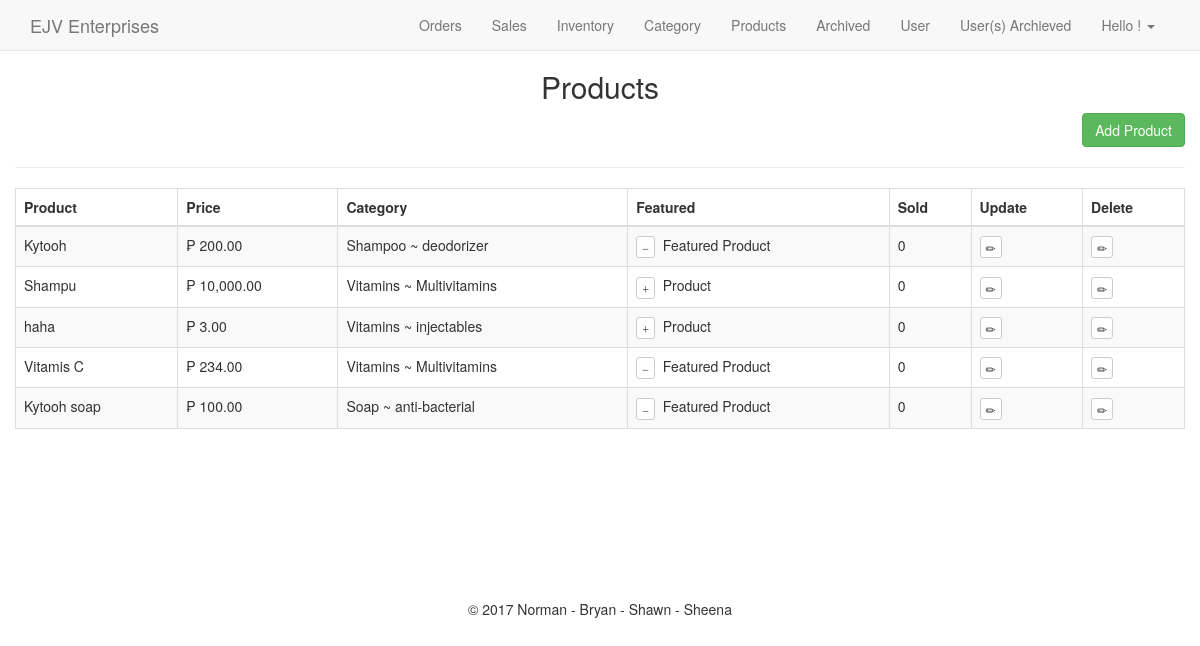
/admin/products.php, run on the app's committed database.
### tables this page shows
CREATE TABLE IF NOT EXISTS `products` (
  `id` int(100) NOT NULL AUTO_INCREMENT,
  `title` varchar(500) NOT NULL,
  `price` decimal(10,0) NOT NULL,
  `list_price` decimal(10,2) NOT NULL,
  `categories` varchar(500) NOT NULL,
  `image` varchar(500) NOT NULL,
  `description` text NOT NULL,
  `qty` varchar(250) NOT NULL,
  `featured` tinyint(4) NOT NULL DEFAULT '0',
  `deleted` int(11) NOT NULL DEFAULT '0',
  PRIMARY KEY (`id`)
);

### helpers/helpers.php (called while the page is built, shortened)
<?php
function money($number){
 return '&#8369; '.number_format($number,2);
}
?>

### admin/products.php (the view, shortened to what this page needs)
<?php
require_once $_SERVER['DOCUMENT_ROOT'].'/ejventerprises/core/init.php';
include 'includes/head.php';
include 'includes/navigation.php';
$dbpath = '';
if(isset($_GET['add']) || isset($_GET['edit'])){
$parentQuery = $db->query("SELECT * FROM categories WHERE parent = 0 ORDER BY category");
$title = ((isset($_POST['title']) && $_POST['title'] != '')?sanitize($_POST['title']):'');
$parent = ((isset($_POST['parent']) && !empty($_POST['parent']))?sanitize($_POST['parent']):'');
$category = ((isset($_POST['child']) && !empty($_POST['child']))?sanitize($_POST['child']):'');
$price = ((isset($_POST['price']) && $_POST['price'] != '')?sanitize($_POST['price']):'');
$list_price = ((isset($_POST['list_price']) && $_POST['list_price'] != '')?sanitize($_POST['list_price']):'');
$description = ((isset($_POST['description']) && $_POST['description'] != '')?sanitize($_POST['description']):'');
$sqty = ((isset($_POST['sqty']) && $_POST['sqty'] != '')?sanitize($_POST['sqty']):'');
$sqty = rtrim($sqty,',');
$saved_image = '';
if(isset($_GET['edit'])){
$edit_id = (int)$_GET['edit'];
$productResult = $db->query("SELECT * FROM products WHERE id = '$edit_id'");
$product = mysqli_fetch_assoc($productResult);
if(isset($_GET['delete_image'])){
$img_url = $_SERVER['DOCUMENT_ROOT'].$product['image']; echo $img_url;
unlink($img_url);
$db->query("UPDATE products SET image = '' WHERE id = '$edit_id'");
header('Location: products.php?edit='.$edit_id);
}
$category = ((isset($_POST['child']) && $_POST['child'] !='')?sanitize($_POST['child']):$product['categories']);
$title = ((isset($_POST['title']) && $_POST['title'] != '')?sanitize($_POST['title']):$product['title']);
$parentSql = $db->query("SELECT * FROM categories WHERE id = '$category'");
$parentResult = mysqli_fetch_assoc($parentSql);
$parent = ((isset($_POST['parent']) && $_POST['parent'] !='')?sanitize($_POST['parent']):$parentResult['parent']);
$price = ((isset($_POST['price']) && $_POST['price'] != '')?sanitize($_POST['price']):$product['price']);
$list_price = ((isset($_POST['list_price']) && $_POST['list_price'] != '')?sanitize($_POST['list_price']):$product['list_price']);
$description = ((isset($_POST['description']) && $_POST['description'] != '')?sanitize($_POST['description']):$product['description']);
$sqty = ((isset($_POST['sqty']) && $_POST['sqty'] != '')?sanitize($_POST['sqty']):$product['qty']);
$sqty = rtrim($sqty,',');
$saved_image = (($product['image'] != '')?$product['image']:'');
$dbpath = $saved_image;
}
if(!empty($sqty)){
	$sizeString = sanitize($sqty);
	$sizeString = rtrim($sizeString,',');
	$sizesArray = explode(',',$sizeString);
	$sArray = array();
	$qArray = array();
	$tArray = array();
	foreach($sizesArray as $ss){
	 $s = explode(':', $ss);
	 $sArray[] = $s[0];
	 $qArray[] = $s[1];
	}
	}else{$sizesArray = array();
	}
if($_POST){
$errors = array();
	$required = array('title','parent','price','sqty','description');
	foreach($required as $field){
	if($_POST[$field] ==''){
	$errors[] = 'Fill up the required fields';
	break;
	}
	}
	if(!empty($_FILES)){
	$photo = $_FILES['photo'];
	$name = $photo['name'];
	$nameArray = explode('.', $name);
	$fileName = $nameArray[0];
	$fileEx = $nameArray[1];
	$mime = explode('/', $photo['type']);
	$mimeType = $mime[0];
	$mimeEx = $mime[1];
	$tmpLoc = $photo['tmp_name'];
	$fileSize = $photo['size'];
	$allowed = array('png','jpg','jpeg','gif');
	$uploadName = md5(microtime()).'.'.$fileEx;
	$uploadPath = BASEURL.'images/products/'.$uploadName;
	$dbpath = '/ejventerprises/images/products/'.$uploadName;
	if($mimeType != 'image'){
	$errors[] = 'The file must be an image ';
	}
	if(!in_array($fileEx, $allowed)){
	$errors[] = 'Needs to be in JPG, PNG, GIF type.';
	}
	if($fileSize > 1000000){
		$errors[] = 'The image size is to big.';
	}
	if($fileEx != $mimeEx &&($mimeEx == 'jpeg' && $fileEx != 'jpg')){
		$errors[] = 'File does not match';
	}
	}
	if(!empty($errors)){
	echo display_errors($errors);
	}else{
	if(!empty($_FILES)){
	move_uploaded_file($tmpLoc, $uploadPath);
	}
	$insertSql = "INSERT INTO products (`title`,`price`,`list_price`,`categories`,`image`,`description`,`qty`)
	VALUES ('$title','$price','$list_price','$category','$dbpath','$description','$sqty')";
	if(isset($_GET['edit'])){
	$insertSql = "UPDATE products
	SET title = '$title', price = '$price', list_price = '$list_price', categories = '$category', image = '$dbpath', description = '$description', qty = '$sqty'
	WHERE id = '$edit_id'";
	}
	$db->query($insertSql);
	header('Location: products.php');
	}
}
?>
	<h2 class="text-center"><?=((isset($_GET['edit']))?'Edit ':'Add New ');?>Product</h2><hr>
	<form action="products.php?<?=((isset($_GET['edit']))?'edit='.$edit_id:'add=1');?>" method="POST" enctype="multipart/form-data">
	<div class="form-group col-md-3">
	<label for="title">Title*:</label>
	<input type="text" name="title" class="form-control"id="title" value="<?=$title;?>">
	</div>
	<div class="form-group col-md-3">
	<label for="parent">Category*:</label>
	<select class="form-control" id="parent" name="parent">
			<option value="<?=(($parent == '')?' selected':'');?>"></option>
			<?php while($p = mysqli_fetch_assoc($parentQuery)): ?>
				<option value="<?=$p['id'];?>"<?=(($parent == $p['id'])?' selected':'');?>><?=$p['category'];?></option>
			<?php endwhile; ?>
	</select>
	</div>
	<div class="form-group col-md-3">
	<label for="child">Sub-Category*:</label>
	<select class="form-control" id="child" name="child">
	</select>
	</div>
	<div class="form-group col-md-3">
	<label for="price">Price*:</label>
	<input type="text" id="price" name="price" class="form-control" value="<?=$price;?>">
	</div>
	<div class="form-group col-md-3">
	<label for="list_price">List Price*:</label>
	<input type="text" id="list_price" name="list_price" class="form-control" value="<?=$list_price;?>">
	</div>
	<div class="form-group col-md-3">
	<label for="size_qty">Size & Qty*:</label>
	<button class="btn btn-default form-control" onclick="jQuery('#sizeqtyModal').modal('toggle');return false;">Sizes & Quantity</button>
	</div>
	<div class="form-group col-md-3">
	<label for="sqty">&nbsp;</label>
	<input type="text" name="sqty" id="sqty" class="form-control" value="<?=$sqty; ?>" readonly>
	</div>
	<br><br><br><br><br><br><br><br><br><br><br>
	<label for=""></label>
	<input type="hidden" name="photo" id="photo" class="form-control">
	</div>
	<div class="form-group col-md-6">
	<label for="photo">Product Photo*:</label>
	<?php if($saved_image != ''):?>
	<div class='saved-image'><img src="<?=$saved_image;?>" alt="saved image" height="5000" width="6000"><br>
	<a href="products.php?delete_image=1&edit=<?=$edit_id;?>" class="text-danger">Delete Image</a>
</div>
	<?php else:?>
	<input type="file" name="photo" id="photo" class="form-control">
	<?php endif; ?>
	</div>
	<div class="form-group col-md-6">
	<label for="description">Desciption*:</label>
	<textarea name="description" id="description" class="form-control" rows="6"><?=$description;?></textarea>
	</div>
	<div  class="form-group col-md-3">
	<a href="products.php" class="btn btn-default">Cancel</a>
	<input type="submit" name="submit" id="submit" value="<?=((isset($_GET['edit']))?'Update ':'Add ');?>Product" class="btn btn-success">
	</div>
	</form>
	<div class="modal fade" id="sizeqtyModal" tabindex="-1" role="dialog" aria-labelledby="sizeqtyModallabel" aria-hidden="true">
	<div class="modal-dialog modal-lg">
	<div class="modal-content">
	<div class="modal-header">
	<button class="close" type="button" data-dismiss="modal" aria-label="Close"><span aria-hidden="true">&times;</button>
	<h4 class="modal-title">Sizes & Quantity</h4>
	</div>
	<div class="modal-body">
	<div class="container-fluid">
	<?php for($i=1; $i <= 12;$i++):?>
	<div class="form-group col-md-2">
	<label for="size<?=$i;?>">Sizes</label>
	<input type="text" name="size<?=$i;?>" id="size<?=$i;?>" value="<?=((!empty($sArray[$i-1]))?$sArray[$i-1]:'');?>" class="form-control">
	</div>
	<div class="form-group col-md-2">
	<label for="qty<?=$i;?>">Quantity</label>
	<input type="number" name="qty<?=$i;?>" id="qty<?=$i;?>" value="<?=((!empty($qArray[$i-1]))?$qArray[$i-1]:'');?>" min="0" class="form-control">
	</div>
	<?php endfor; ?>
	</div>
	</div>
	<div class="modal-footer">
	<button type="button" class="btn btn-default" data-dismiss="modal">Close</button>
	<div class="btn btn-success" type="submit" onclick="updateSizes();jQuery('#sizeqtyModal').modal('toggle');return false;">Okay</div>
	</div>
	</div>
	</div>
	</div>
<?php }else{
$sql = "SELECT * FROM products WHERE deleted = 0";
$presults = $db->query($sql);
?>
<h2 class="text-center">Products</h2>
<a href="products.php?add=1" class="btn btn-success pull-right" id="add-product-btn">Add Product</a><div class="clearfix"></div>
<hr>
<table class="table table-bordered table-striped">
<thead><th>Product</th><th>Price</th><th>Category</th><th>Featured</th><th>Sold</th><th>Update</th><th>Delete</th></thead>
<tbody>
<?php while($products = mysqli_fetch_assoc($presults)):
	$childID = $products['categories'];
	$catsql = "SELECT * FROM categories WHERE id = '$childID'";
	$result = $db->query($catsql);
	$child = mysqli_fetch_assoc($result);
	$parentID = $child['parent'];
	$psql = "SELECT * FROM categories WHERE id = '$parentID'";
	$presult = $db->query($psql);
	$parent = mysqli_fetch_assoc($presult);
	$category = $parent['category'].' ~ '.$child['category'];
?>
<tr>
	<td><?=$products['title'];?></td>
	<td><?=money($products['price']);?></td>
	<td><?=$category;?></td>
	<td><a href="products.php?featured=<?=(($products['featured'] == 0)?'1':'0');?>&id=<?=$products['id'];?>" class="btn btn-xs btn-default">
	  <span class="glyphicon glyphicon-<?=(($products['featured'] == 1)?'minus':'plus');?>"></span>
	</a>&nbsp; <?=(($products['featured'] == 1)?'Featured Product':'Product');?>
	</td>
	<td>0</td>
	<td><a href="products.php?edit=<?php echo $products['id']; ?>" class="btn btn-xs btn-default"><span class="glyphicon glyphicon-pencil"></td>
	<td><a href="products.php?delete=<?php echo $products['id']; ?>" class="btn btn-xs btn-default"><span class="glyphicon glyphicon-pencil"></td>
</tr>
<?php endwhile; ?>
</tbody>
</table>
<?php } include 'includes/footer.php'; ?>

### css/main.css (style rules this page uses)
body { padding-top:50px; }

### data on the page
products: title "Kytooh", price "₱ 200.00", category "Shampoo ~ deodorizer", featured 1 (drawn)
products: title "Shampu", price "₱ 10,000.00", category "Vitamins ~ Multivitamins", featured 0 (drawn)
products: title "haha", price "₱ 3.00", category "Vitamins ~ injectables", featured 0 (drawn)
products: title "Vitamis C", price "₱ 234.00", category "Vitamins ~ Multivitamins", featured 1 (drawn)
products: title "Kytooh soap", price "₱ 100.00", category "Soap ~ anti-bacterial", featured 1 (drawn)
